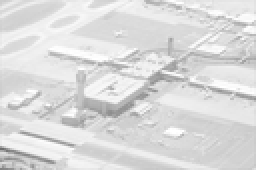
%> input picture images/airport_light.tif, 128 x 85 px, shrunk from 3008 x 2000 before the run (shown 2 times larger)
$ octave EKVHIST.m   (GNU Octave 9; MATLAB toolbox functions it lacks are replaced by stand-ins)
%> lines starting %> are read from the running program, lines starting %| are printed output that depends on the picture
### lab_1/is_gray.m
%функция проверки изображения на ЧБ и чтения его размеров
function [image_gray, m, n] = is_gray(image)
    %чтение размеров изображения
    [m,n,q]=size(image);
    if q==3
        %преобразование изображения в чб
        image_gray=rgb2gray(image);
    else
        image_gray=image;
    end
end

### lab_1/HISTOGM.m
%функция построения гистограммы изображения
function [h,r]=HISTOGM(f)
    %максимальный уровень яркости
    L=2^8;
    %все уровни яркости
    r=0:(L-1);
    %создание гистограммы
    h=zeros(L,1);
    %чтение размеров изображения
    [m,n] = size(f);
    %заполнение гистограммы
    for i=1:m
        for j=1:n
            h(uint16(f(i,j))+1)=h(uint16(f(i,j))+1)+1;
        end
    end
end

### lab_1/EKVHIST.m
clear all;
%добавление в path папки с изображениями
addpath("images");
%чтение изображения из файла
image=imread('airport_light.tif');
%> image is the input picture: size 85x128 uint8; min 110, max 255, mean 219.3
%проверка на ЧБ и запись размера изображения
[image,m,n]=is_gray(image);
%> m = 85; n = 128
%построение гистограммы изображения
[h,r]=HISTOGM(image);
%> after the loop in HISTOGM, `for i=1:m`: h = 256 values, max 338 at index 218, min 0 at index 1, mean 42.5
%> r = 256 values from 0 to 255
tiledlayout('flow')
subplot(2,2,1);
imshow(image);
title("Исходное изображение");
%нормализация гистограммы
p=h/(m*n);
%> p = 256 values, max 0.0311 at index 218, min 0 at index 1, mean 0.00391
subplot(2,2,3);
bar(r,p);
title("Нормированная гистограмма исходного изображения");
image_ekv=ones(m,n);
%> image_ekv: size 85x128 double; every value is 1
%эквализация гистограммы
for i=1:m
    for j=1:n
        image_ekv(i,j)=TAU(image(i,j),p);
    end
end
%> this loop made 85 passes
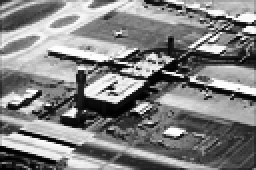
%> image_ekv: size 85x128 double (shown 2 times larger); min 0, max 254, mean 129.8

subplot(2,2,2);
imshow(image_ekv,[]);
title("Преобразованное изображение");

[h_ekv, r_ekv]=HISTOGM(image_ekv);
%> h_ekv = 256 values, max 338 at index 113, min 0 at index 31, mean 42.5; r_ekv = 256 values from 0 to 255
h_ekv=h_ekv/(m*n);
%> h_ekv = 256 values, max 0.0311 at index 113, min 0 at index 31, mean 0.00391
subplot(2,2,4);
bar(r_ekv,h_ekv);
title("Нормированная гистограмма преобразованного изображения");
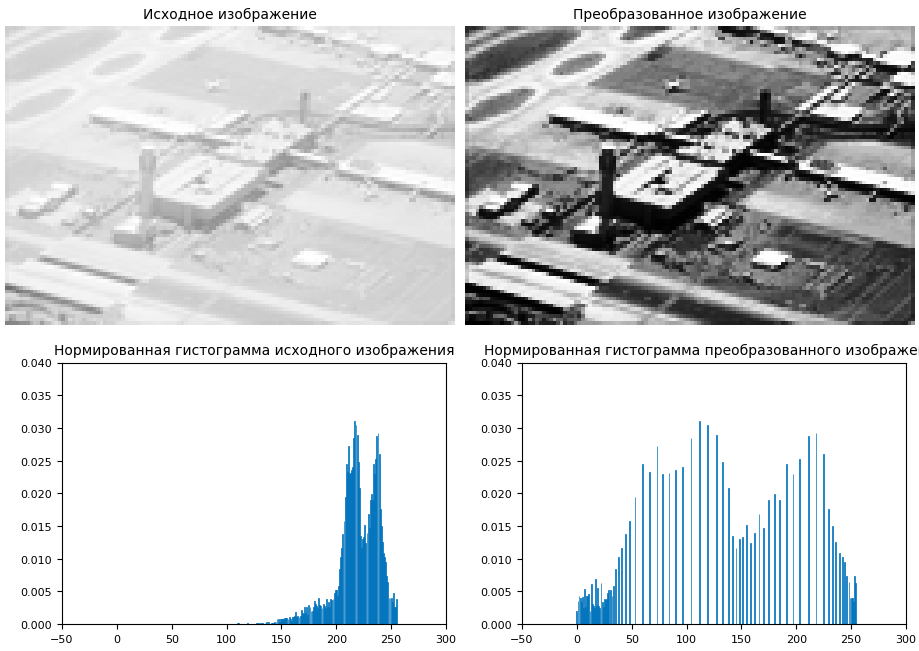
%> figure redrawn from the program's plot data, 4 panels
imwrite(mat2gray(image_ekv),'lab_1\image_ekv.jpeg');
